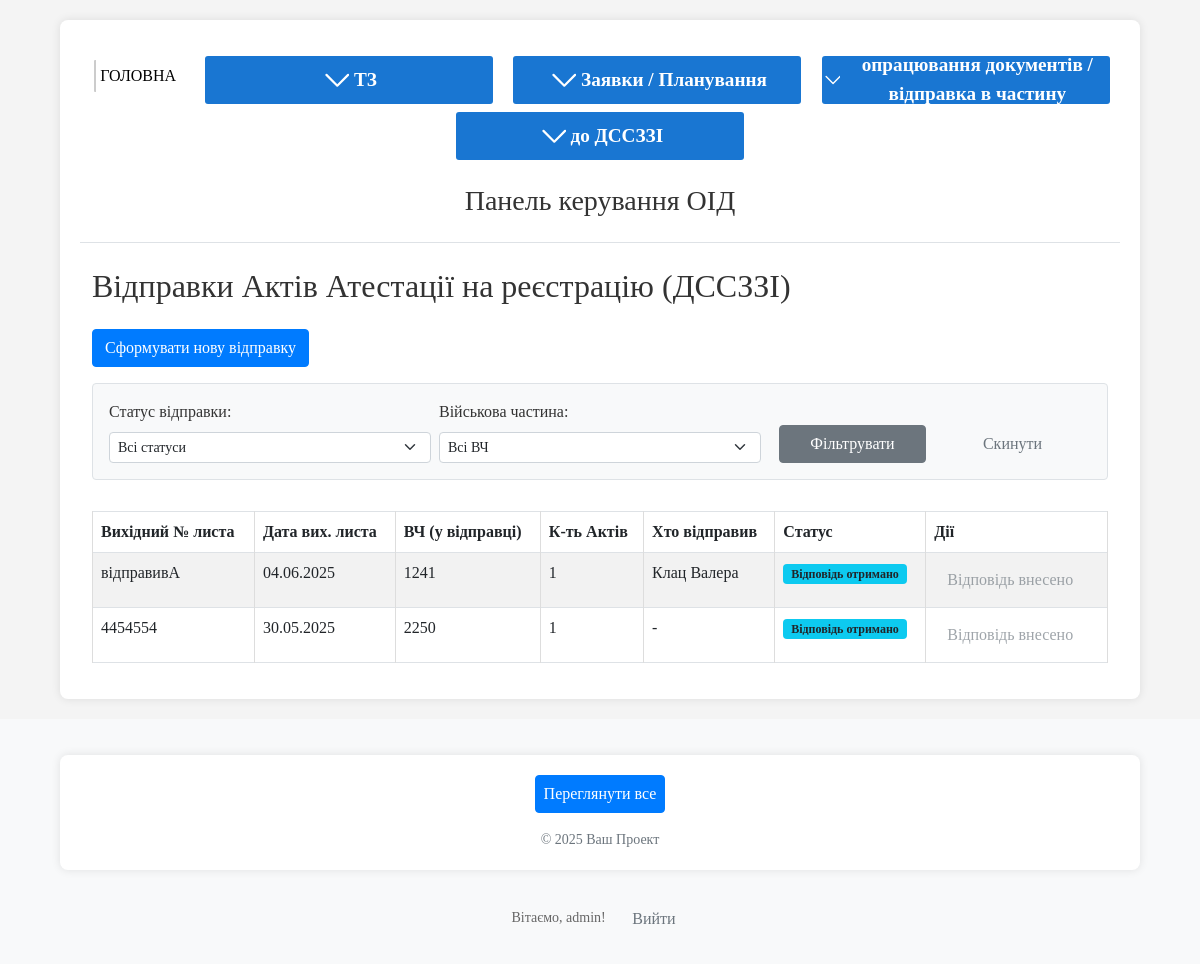
The app's page /oids/attestation-registrations/ (signed in), older data.
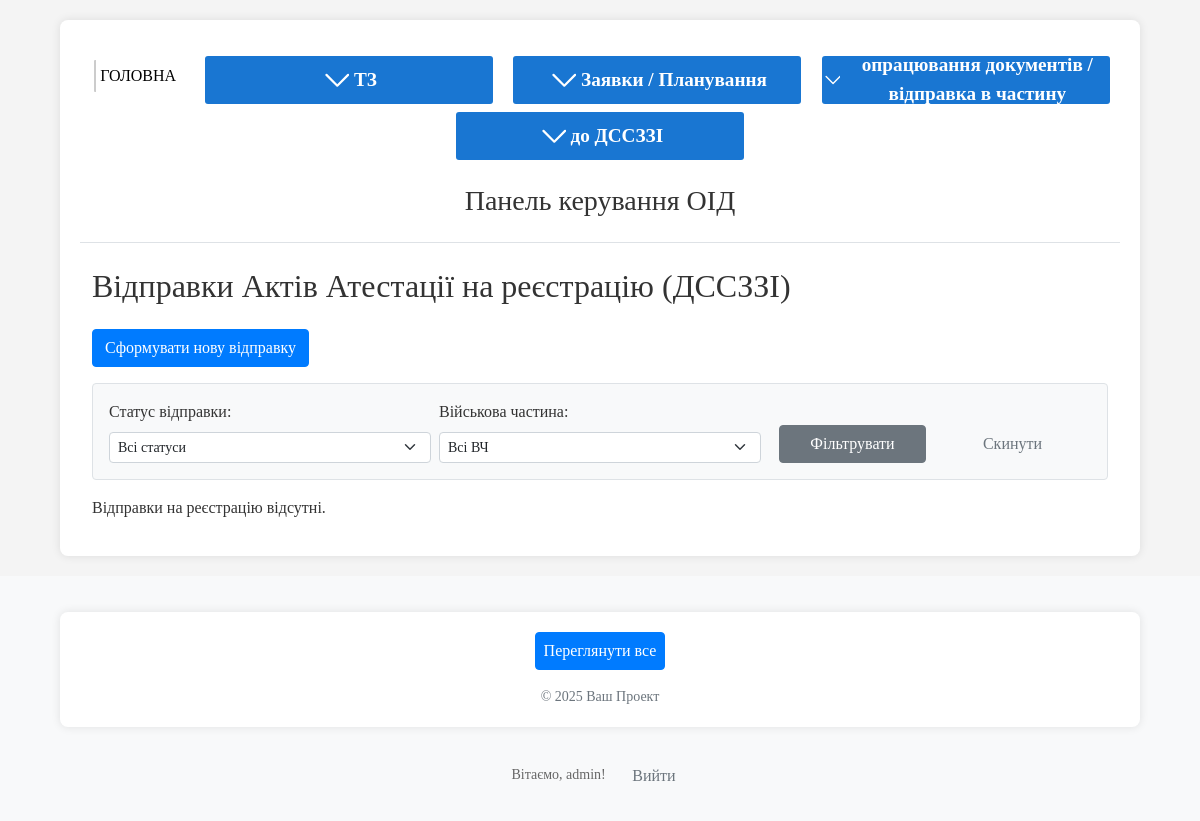
The same page, newer data.
### oids/models.py (models this page shows, shortened)
class AttestationRegistration(models.Model):
    units = models.ManyToManyField(
        Unit,
        verbose_name="Військові частини (акти яких включено)",
        related_name='sent_for_attestation_registrations',
        blank=True
    )
    outgoing_letter_number = models.CharField(
        max_length=50,
        verbose_name="Вихідний номер листа до ДССЗЗІ"
    )
    outgoing_letter_date = models.DateField(
        verbose_name="Дата вихідного листа"
    )
    sent_by = models.ForeignKey(
        Person,
        on_delete=models.SET_NULL,
        null=True,
        blank=True,
        verbose_name="Хто відправив лист",
        related_name='sent_attestation_packages'
    )
    status = models.CharField(
        max_length=25,
        choices=AttestationRegistrationStatusChoices.choices,
        default=AttestationRegistrationStatusChoices.SENT,
        verbose_name="Статус відправки"
    )
    note = models.TextField(
        blank=True,
        null=True,
        verbose_name="Примітка до відправки"
    )
    created_at = models.DateTimeField(auto_now_add=True, verbose_name="Дата створення запису")
    updated_at = models.DateTimeField(auto_now=True, verbose_name="Дата останнього оновлення")
    history = HistoricalRecords()
    class Meta:
        verbose_name = "Відправка актів на реєстрацію (ДССЗЗІ)"
        verbose_name_plural = "Відправки актів на реєстрацію (ДССЗЗІ)"
        ordering = ['-outgoing_letter_date', '-id']

class Unit(models.Model):
    territorial_management = models.ForeignKey(
        TerritorialManagement,
        on_delete=models.SET_NULL, # Якщо ТУ видаляється, частина може залишитися, але без прив'язки до ТУ.
        null=True,
        blank=True,
        verbose_name="Територіальне управління",
        related_name='units' # Дозволить отримати всі частини для ТУ: `tu_instance.units.all()`
    )
    code = models.CharField(max_length=50, unique=True, verbose_name="Код частини (номер)")
    name = models.CharField(max_length=255, verbose_name="Назва військової частини", blank=True, null=True) # Можливо, назва не завжди потрібна, якщо є код
    city = models.CharField(max_length=100, verbose_name="Місто розташування") # Збільшив max_length для міст
    distance_from_gu = models.PositiveIntegerField(verbose_name="Відстань від ГУ (км)", blank=True, null=True) # Змінив на PositiveIntegerField
    unit_groups = models.ManyToManyField(
        UnitGroup,
        blank=True,
        verbose_name="Групи військових частин",
        related_name='units' # Дозволить отримати всі частини для групи: `group_instance.units.all()`
    )
    note = models.TextField(verbose_name="Примітки", blank=True, null=True)
    class Meta:
        verbose_name = "Військова частина"
        verbose_name_plural = "Військові частини"

class Person(models.Model):
    full_name = models.CharField(max_length=255, verbose_name="Прізвище, ім'я") # Змінив name на full_name
    position = models.CharField(max_length=255, verbose_name="Посада")
    is_active = models.BooleanField(default=True, verbose_name="Активний") # Додав поле активності
    class Meta:
        verbose_name = "Виконавець"
        verbose_name_plural = "Виконавці"

### oids/views.py (the view)
# urls.py: path('attestation-registrations/', views.attestation_registration_list_view, name='list_attestation_registrations'),
@login_required
def attestation_registration_list_view(request):
    registration_list_queryset = AttestationRegistration.objects.select_related(
        'sent_by'
    ).prefetch_related(
        'units',
        'registered_documents' # related_name з Document.attestation_registration_sent
    ).order_by('-outgoing_letter_date', '-id')
    filter_status = request.GET.get('status')
    filter_unit_id_str = request.GET.get('unit_id')
    if filter_status:
        registration_list_queryset = registration_list_queryset.filter(status=filter_status)
    current_filter_unit_id = None
    if filter_unit_id_str and filter_unit_id_str.isdigit():
        current_filter_unit_id = int(filter_unit_id_str)
        registration_list_queryset = registration_list_queryset.filter(units__id=current_filter_unit_id).distinct()
    paginator = Paginator(registration_list_queryset, 25) # 25 записів на сторінку
    page_number = request.GET.get('page')
    page_obj = paginator.get_page(page_number)
    context = {
        'page_title': 'Відправки Актів Атестації на реєстрацію (ДССЗЗІ)',
        'object_list': page_obj,
        'page_obj': page_obj,
        'status_choices': AttestationRegistrationStatusChoices.choices, # Для фільтра
        'all_units': Unit.objects.all().order_by('code'), # Для фільтра
        'current_filter_status': filter_status,
        'current_filter_unit_id': current_filter_unit_id,
    }
    return render(request, 'oids/lists/attestation_registration_list.html', context)

### oids/context_processors.py (called while the page is built)
def global_choices(request):
    filtered_oid_status_choices = [
        (OIDStatusChoices.NEW.value, OIDStatusChoices.NEW.label),
        (OIDStatusChoices.RECEIVED_REQUEST.value, OIDStatusChoices.RECEIVED_REQUEST.label),
        (OIDStatusChoices.ACTIVE.value, OIDStatusChoices.ACTIVE.label),
    ]
    return {
        'oid_type_choices_global': OIDTypeChoices.choices,
        'oid_status_choices_global_for_new': filtered_oid_status_choices,
        'oid_status_choices_global_all': OIDStatusChoices.choices,
        'sec_level_choices_global': SecLevelChoices.choices,
    }

### oids/templates/oids/lists/attestation_registration_list.html (shortened to what this page needs)
{% extends "oids/base.html" %}
{% block content %}
<div class="container-fluid">
    <h2 class="mb-4">{{ page_title }}</h2>
    <a href="{% url 'oids:send_attestation_for_registration' %}" class="btn btn-primary mb-3">
         Сформувати нову відправку
    </a>
    <form method="get" class="mb-3 p-3 border bg-light rounded">
        <div class="row g-2">
            <div class="col-md-4">
                <label for="id_filter_status" class="form-label">Статус відправки:</label>
                <select name="status" id="id_filter_status" class="form-select form-select-sm">
                    <option value="">Всі статуси</option>
                </select>
            </div>
            <div class="col-md-4">
                <label for="id_filter_unit" class="form-label">Військова частина:</label>
                 <select name="unit_id" id="id_filter_unit" class="form-select form-select-sm">
                    <option value="">Всі ВЧ</option>
                </select>
            </div>
            <div class="col-md-2 d-flex align-items-end">
                <button type="submit" class="btn btn-secondary btn-sm w-100">Фільтрувати</button>
            </div>
            <div class="col-md-2 d-flex align-items-end">
                <a href="{% url 'oids:list_attestation_registrations' %}" class="btn btn-outline-secondary btn-sm w-100">Скинути</a>
            </div>
        </div>
    </form>
    {% if object_list %}
    <div class="table-responsive">
        <table class="table table-striped table-bordered table-hover">
            <thead class="thead-dark">
                <tr>
                    <th>Вихідний № листа</th>
                    <th>Дата вих. листа</th>
                    <th>ВЧ (у відправці)</th>
                    <th>К-ть Актів</th>
                    <th>Хто відправив</th>
                    <th>Статус</th>
                    <th>Дії</th>
                </tr>
            </thead>
            <tbody>
                {% for reg in object_list %}
                <tr>
                    <td>{{ reg.outgoing_letter_number }}</td>
                    <td>{{ reg.outgoing_letter_date|date:"d.m.Y" }}</td>
                    <td>
                        {% for unit_obj in reg.units.all %}
                            {{ unit_obj.code }}{% if not forloop.last %}, {% endif %}
                        {% empty %}
                            (не вказано)
                        {% endfor %}
                    </td>
                    <td>{{ reg.registered_documents.count }}</td>
                    <td>{{ reg.sent_by.full_name|default:"-" }}</td>
                    <td><span class="badge bg-info text-dark">{{ reg.get_status_display }}</span></td>
                    <td>
                        {% if reg.status == 'sent' %}
                        <a href="{% url 'oids:record_attestation_response_for_registration' reg.id %}" class="btn btn-sm btn-success">
                            Внести відповідь
                        </a>
                        {% elif reg.response_received %}
                         <a href="#" class="btn btn-sm btn-outline-secondary disabled">Відповідь внесено</a>
                        {% endif %}
                    </td>
                </tr>
                {% endfor %}
            </tbody>
        </table>
    </div>
    {% else %}
        <p>Відправки на реєстрацію відсутні.</p>
    {% endif %}
</div>
{% endblock %}

Row changes from the older to the newer data that the page shows:
removed AttestationRegistration: outgoing_letter_number "відправивА", outgoing_letter_date "04.06.2025", registered_documents.count "1", sent_by.full_name "Клац Валера", status "Відповідь отримано", shows "Відповідь внесено"
no longer on this page (row unchanged): Unit: code "1241", shown under "відправивА"
removed AttestationRegistration: outgoing_letter_number "4454554", outgoing_letter_date "30.05.2025", registered_documents.count "1", sent_by.full_name "-", status "Відповідь отримано", shows "Відповідь внесено"
no longer on this page (row unchanged): Unit: code "2250", shown under "4454554"
Text that changed along with them:
text no longer shown: "Вихідний № листа Дата вих. листа ВЧ (у відправці) К-ть Актів Хто відправив Статус Дії"
text now shown: "Відправки на реєстрацію відсутні."
